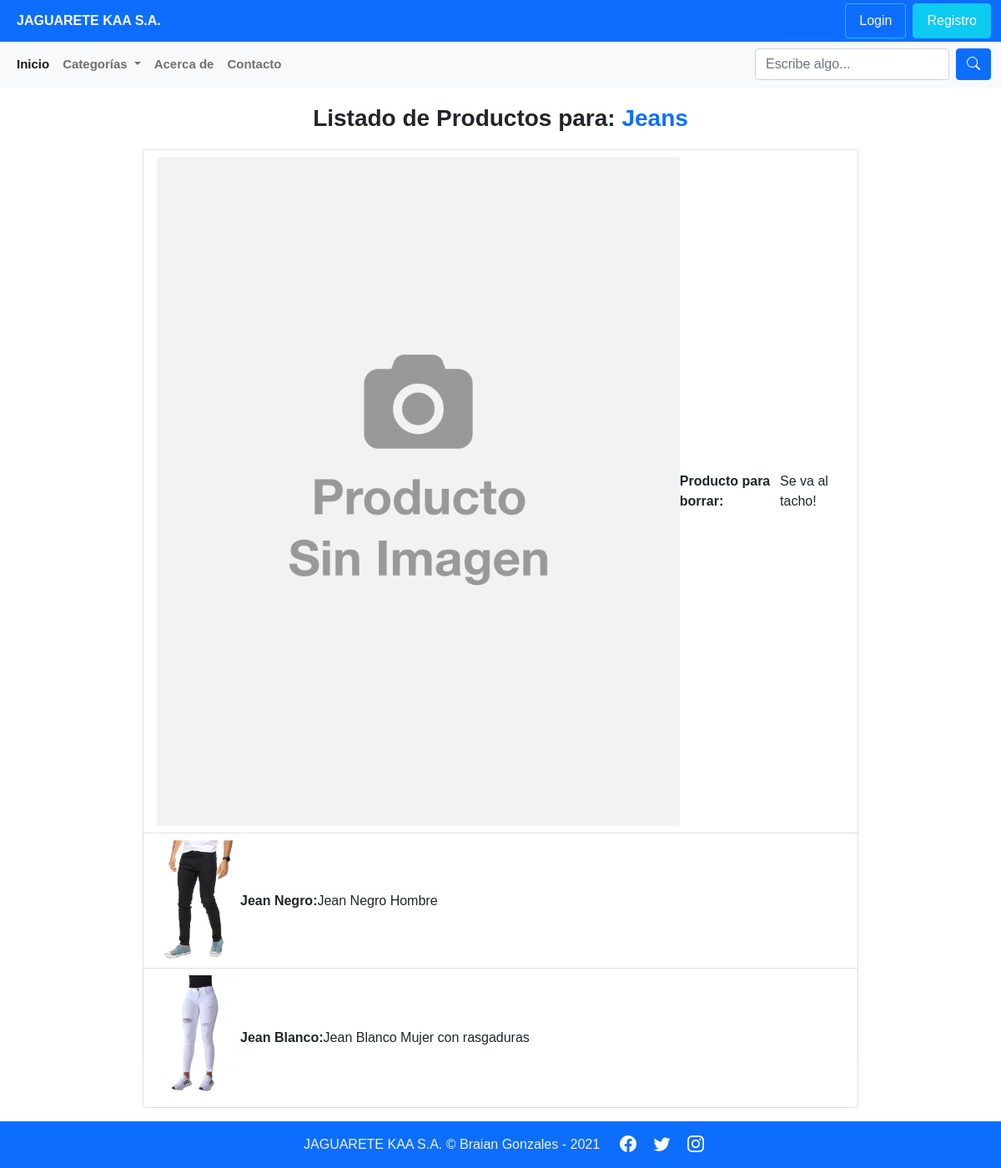
/busqueda/4, run on an earlier commit of the app's database.
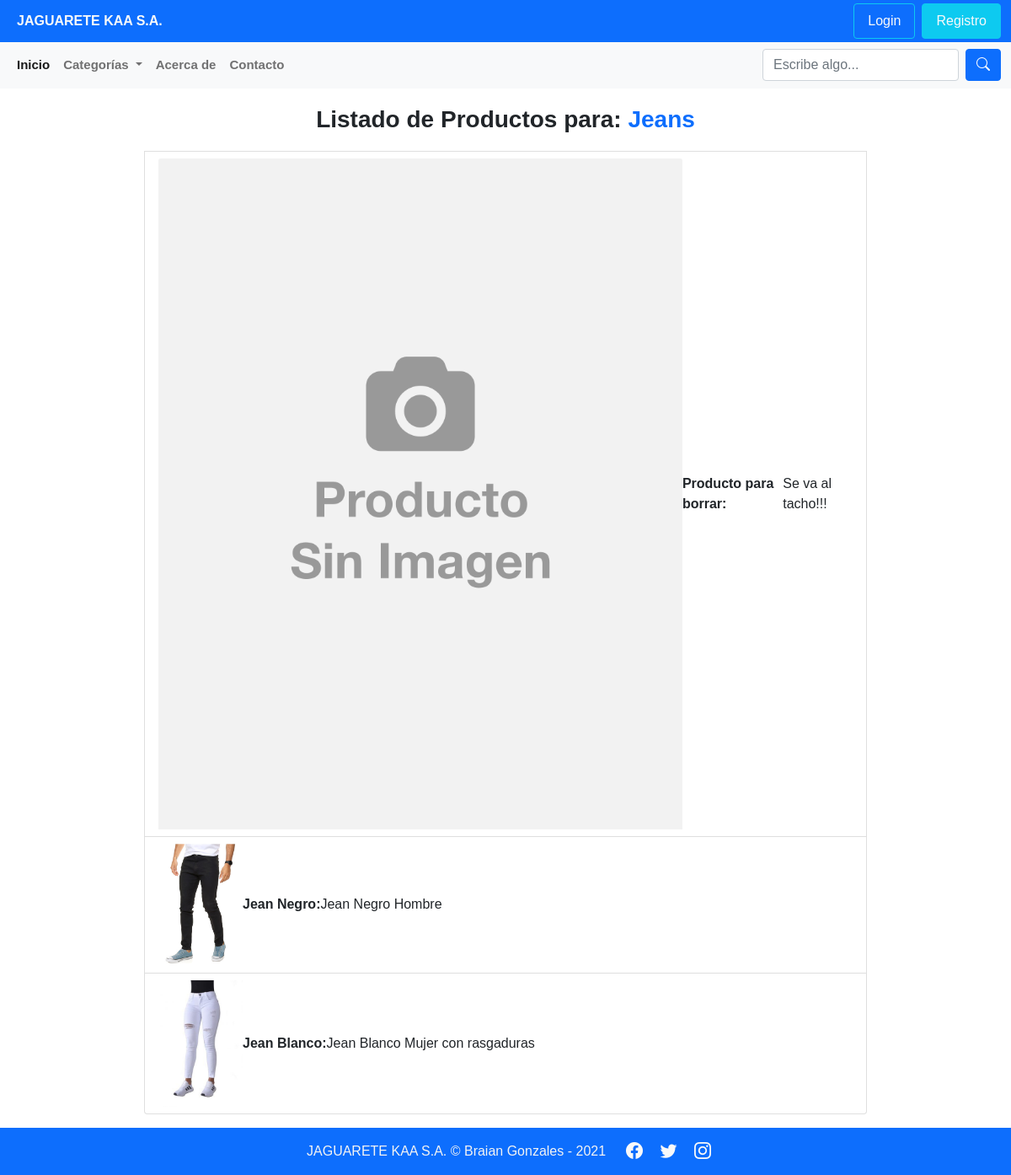
And on a later commit of the database.
### ecommerce/models.py (models this page shows, shortened)
class Categorias(models.Model):
    nombre = models.CharField(max_length=100, verbose_name="Nombre")
    descripcion = models.CharField(max_length=250, verbose_name="Descripción")
    creado_el = models.DateTimeField(auto_now_add=True, verbose_name="Creado")
    actualizado_el = models.DateTimeField(auto_now=True, verbose_name="Editado")
    class Meta:
        verbose_name = "Categoría"
        verbose_name_plural = "Categorías"
    def __str__(self):
        return f"{self.nombre}"

class Productos(models.Model):
    titulo = models.CharField(max_length=100, verbose_name="Título")
    descripcion = models.TextField(verbose_name="Descripción")
    imagen = models.ImageField(default='null', verbose_name="Imagen", upload_to="productos")
    precio = models.FloatField(verbose_name="Precio")
    publicado = models.BooleanField(verbose_name="¿Publicado?", default=True)
    usuario = models.ForeignKey(User, verbose_name="Usuario", on_delete=models.CASCADE)
    categoria = models.ForeignKey(Categorias, verbose_name="Categorias", on_delete=models.CASCADE, blank=True)
    creado_el = models.DateTimeField(auto_now_add=True, verbose_name="Creado")
    actualizado_el = models.DateTimeField(auto_now=True, verbose_name="Editado")
    class Meta:
        verbose_name = "Producto"
        verbose_name_plural = "Productos"
        ordering = ['-creado_el']

### ecommerce/views.py (the view)
# urls.py: path('busqueda/<int:id_categoria>', views.busqueda, name="busqueda"),
def busqueda(request, id_categoria=-1, palabra=''):
    if id_categoria != -1:
        busqueda = get_list_or_404(Categorias, id=id_categoria)
        productos = get_list_or_404(Productos, publicado=True, categoria=id_categoria)
    elif palabra != '':
        busqueda = palabra
        productos = Productos.objects.filter(
                                                Q(titulo__contains="algo") | Q(descripcion__contains="algo")
                                            )
    return render(request, 'productos/busqueda.html',{
        'titulo_pagina': 'Búsqueda',
        'busqueda': busqueda,
        'productos': productos,
    })

### ecommerce/context_processors.py (called while the page is built)
def get_ecommerce(request):
    ids_categorias_usadas = Productos.objects.filter(publicado=True).values_list('categoria', flat=True)
    categorias = Categorias.objects.filter(id__in=ids_categorias_usadas).values_list('id', 'nombre')
    return {
        'categorias': categorias,
    }

### paginas/context_processors.py (called while the page is built)
def get_paginas(request):
    paginas = Pagina.objects.filter(visible=True).order_by('orden').values_list('id', 'titulo', 'slug')
    return {
        'paginas': paginas,
    }

### ecommerce/templates/productos/busqueda.html (shortened to what this page needs)
{% extends 'layouts/layout.html' %}
{% block contenido %}
    <div clas="container" style="min-height:831px">
        <section class="container-fluid my-3">
            <div class="row w-75 mx-auto">
                <div class="col-sm">
                    <div class="list-group">
                        <p class="text-center fs-3 fw-bold">Listado de Productos para: <span class="text-primary">{{busqueda.0}}</span></p>
                        {% if productos %}
                            {% for producto in productos %}
                                <a href="{% url 'detalle_producto' producto.id %}" class="list-group-item list-group-item-action d-flex align-items-center">
                                    <span>
                                        {% if producto.imagen != 'null' and producto.imagen.url|length >= 1 %}
                                            <img src="{{producto.imagen.url}}" alt="" style="max-width: 100px;">
                                        {% else %}
                                            <img src="../static/img/producto-sin-imagen.png" class="card-img-top" alt="...">
                                        {% endif %}
                                    </span>
                                    <span class="fw-bold mr-3">{{producto.titulo}}:</span> <span class="">{{producto.descripcion|safe}}</span>
                                </a>
                            {% endfor %}
                        {% else %}
                            <strong>No se encontraron más Productos</strong>
                        {% endif %}
                    </div>
                </div>
            </div>
        </section>
    </div>
{% endblock contenido %}

### mainapp/templates/layouts/layout.html (shortened to what this page needs)
<!doctype html>
<html lang="es">
    <head>
    <link href="https://cdn.jsdelivr.net/npm/bootstrap@5.0.1/dist/css/bootstrap.min.css" rel="stylesheet">
    <link rel="stylesheet" href="https://cdn.jsdelivr.net/npm/bootstrap-icons@1.5.0/font/bootstrap-icons.css">
    {% load static %}
    <link rel="stylesheet" href="{% static 'css/main.css' %}">
    <link href="/your-path-to-fontawesome/css/fontawesome.css" rel="stylesheet">
    <link href="/your-path-to-fontawesome/css/brands.css" rel="stylesheet">
    <link href="/your-path-to-fontawesome/css/solid.css" rel="stylesheet">
    </head>
    <body>
        <header class="container-fluid bg-primary p-0 sticky-top">
            <div class="container-fluid d-flex justify-content-between align-items-center">
                <div>
                    <a class="navbar-brand d-flex" href="#">
                        <span class="text-light m-2 fs-6 fw-bold">JAGUARETE KAA S.A.</span>
                    </a>
                </div>
                <div class="d-flex justify-content-end" role="" aria-label="Basic example">
                    {% if user.email %}
                        {% comment %} <button type="button" class="btn btn-info dropdown-toggle" data-bs-toggle="dropdown" aria-expanded="false">BraianMG</button>
                        <ul class="dropdown-menu">
                            <li><a class="dropdown-item" href="#">Carrito</a></li>
                            <li><hr class="dropdown-divider"></li>
                            <li><a class="dropdown-item" href="#">Cerrar Sesión</a></li>
                        </ul> {% endcomment %}
                        {% if not user.is_staff %}
                            <button type="button" class="btn btn-info dropdown-toggle" data-bs-toggle="dropdown" aria-expanded="false">{{user}}</button>
                            <ul class="dropdown-menu">
                                <li><a class="dropdown-item nav-link text-dark" aria-current="page" href="{% url 'carrito' %}">Carrito</a></li>
                                <li><hr class="dropdown-divider"></li>
                                <li><a class="dropdown-item nav-link text-dark" aria-current="page" href="{% url 'cerrar_sesion' %}">Cerrar Sesión</a></li>
                            </ul>
                        {% else %}
                            <button type="button" class="btn btn-info dropdown-toggle" data-bs-toggle="dropdown" aria-expanded="false">{{user}} (moderador)</button>
                            <ul class="dropdown-menu">
                                <a class="dropdown-item nav-link text-dark" aria-current="page" href="{% url 'cerrar_sesion' %}">Cerrar Sesión</a>
                            </ul>
                        {% endif %}
                        {% comment %} ORIGINAL {% endcomment %}
                        {% comment %} {% if not user.is_staff %}
                            <button type="button" class="btn btn-primary m-0 p-0 fs-6">
                                <a class="nav-link active text-light" aria-current="page" href="{% url 'carrito' %}">Carrito</a>
                            </button>
                        {% endif %}
                        <button type="button" class="btn btn-primary m-0 p-0 fs-6">
                            <a class="nav-link active text-light" aria-current="page" href="{% url 'cerrar_sesion' %}">Cerrar Sesión</a>
                        </button> {% endcomment %}
                    {% else %}
                        <button type="button" class="btn btn-outline-info mx-2 p-0 fs-6">
                            <a class="nav-link active text-light" aria-current="page" href="{% url 'pagina_login' %}">Login</a>
                        </button>
                        <button type="button" class="btn btn-info m-0 p-0 fs-6">
                            <a class="nav-link active text-light" aria-current="page" href="{% url 'pagina_registro' %}">Registro</a>
                        </button>
                    {% endif %}
                </div>
            </div>
            <nav class="navbar navbar-expand-lg navbar-light bg-light" id="menu">
                <div class="container-fluid d-flex justify-content-end">
                    <div class="collapse navbar-collapse" id="navbarSupportedContent">
                        <ul class="navbar-nav me-auto mb-2 mb-lg-0">
                            <li class="nav-item">
                                <a class="nav-link active" aria-current="page" href="{% url 'index' %}">Inicio</a>
                            </li>
                            <li class="nav-item dropdown">
                                <a class="nav-link dropdown-toggle" href="#" id="navbarDropdown" role="button" data-bs-toggle="dropdown" aria-expanded="false">
                                    Categorías
                                </a>
                            </li>
                            <li class="nav-item">
                                <a class="nav-link" href="{% url 'acerca_de' %}">Acerca de</a>
                            </li>
                            <li class="nav-item">
                                <a class="nav-link" href="mailto:braian.gonzales77@gmail.com">Contacto</a>
                            </li>
                        </ul>
                        <form method="POST" action="" class="d-flex">
                            <input class="form-control me-2" type="search" placeholder="Escribe algo..." aria-label="buscar">
                            <a href="{% url 'busqueda' 0 %}" class="btn btn-primary btn-primary-outline-success" type="button"><i class="bi bi-search"></i></a>
                        </form>
                    </div>
                </div>
            </nav>
        </header>
        {% block contenido %}{% endblock contenido %}
        <footer class="w-100 d-flex align-items-center justify-content-center flex-wrap bg-primary">
            <p class="fs-6 px-3 pt-3">JAGUARETE KAA S.A. &copy; Braian Gonzales - {% now "Y" %}</p>
            <div id="iconos">
                <a href="#"><i class="bi bi-facebook text-light"></i></a>
                <a href="#"><i class="bi bi-twitter text-light"></i></a>
                <a href="#"><i class="bi bi-instagram text-light"></i></a>
            </div>
        </footer>
    </body>
</html>

### mainapp/static/css/main.css (style rules this page uses)
body { font-family: 'Montserrat', sans-serif; overflow-x: hidden; }
#menu li > a { font-size: 15px; font-weight: bold; }
footer { min-height: 50px; }
footer p { color: #f3f3f3; text-align: center; }
#iconos i { font-size: 20px; padding: 0 8px; }

What changed in the data, as far as the page shows it:
changed Productos "Producto para borrar": descripcion "Se va al tacho!" → "Se va al tacho!!!"
